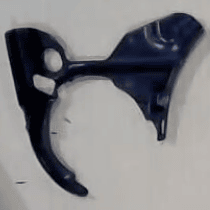
#> input picture orb_matching/images/right_factory_0.png, 210 x 210 px
$ python orb.py
#> lines starting #> are read from the running program, lines starting #| are printed output that depends on the picture; after the words box and inside, x2 and y2 are one past the last pixel; in counts of white or black regions, pixels touching at a corner belong together
### orb_matching/dilation.py
import cv2
from backgroundremover.bg import remove
import numpy as np
import os
from pathlib import Path

# Main output directory
MAIN_OUTPUT_DIR = Path("./bounding_box_images")
MAIN_OUTPUT_DIR.mkdir(parents=True, exist_ok=True)

def process_images_and_create_yolo_labels(image_paths, output_dir, class_id=0):
#> called with output_dir = 'yolo_labels', class_id = 0
    for image_path in image_paths:
        image = cv2.imread(image_path)
#> image is the input picture: shape (210, 210, 3); mean B, G, R 132.1, 129.7, 130.5
        if image is None:
            print(f"Image not found or cannot be loaded: {image_path}")
            continue

        gray_image = cv2.cvtColor(image, cv2.COLOR_BGR2GRAY)
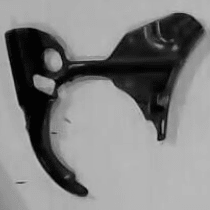
#> gray_image: shape (210, 210); min 3, max 185, mean 130.2
        _, buffer = cv2.imencode('.jpg', gray_image)
#> buffer = 11313 values, max 255 at index 0, min 0 at index 4, mean 131.6
#> (the call stopped at in process_images_and_create_yolo_labels, `image_no_bg = remove(buffer.tobytes(), model_name="u2net", alpha_matti..`: backgroundremover is not available in this run)
        image_no_bg = remove(buffer.tobytes(), model_name="u2net",
                             alpha_matting=True,
                             alpha_matting_foreground_threshold=240,
                             alpha_matting_background_threshold=10,
                             alpha_matting_erode_structure_size=10,
                             alpha_matting_base_size=1000)
        image_no_bg = np.frombuffer(image_no_bg, np.uint8)
        image_no_bg = cv2.imdecode(image_no_bg, cv2.IMREAD_UNCHANGED)

        if image_no_bg is None:
            print(f"Could not decode the image after background removal: {image_path}")
            continue

        if image_no_bg.shape[2] == 4:
            b, g, r, a = cv2.split(image_no_bg)
            white_background = np.ones(image_no_bg.shape, dtype=np.uint8) * 255
            for c in range(3):
                white_background[:, :, c] = (a / 255.0 * image_no_bg[:, :, c] +
                                             (1 - a / 255.0) * white_background[:, :, c])
            image_no_bg = white_background.astype(np.uint8)

        gray_no_bg = cv2.cvtColor(image_no_bg, cv2.COLOR_BGR2GRAY)
        _, thresh = cv2.threshold(gray_no_bg, 0, 255, cv2.THRESH_BINARY + cv2.THRESH_OTSU)
        edges = cv2.Canny(thresh, 100, 200)
        edges_dilated = cv2.dilate(edges, np.ones((3, 3), np.uint8), iterations=1)

        contours, _ = cv2.findContours(edges_dilated, cv2.RETR_EXTERNAL, cv2.CHAIN_APPROX_SIMPLE)
        if not contours:
            print(f"No object found in the image: {image_path}")
            continue

        largest_contour = max(contours, key=cv2.contourArea)
        x, y, w, h = cv2.boundingRect(largest_contour)

        # Draw the bounding box on the image for testing purposes
        labeled_image = image.copy()
        cv2.rectangle(labeled_image, (x, y), (x + w, y + h), (0, 255, 0), 2)

        # Save the labeled image to the test directory
        labeled_image_path = os.path.join(MAIN_OUTPUT_DIR, os.path.basename(image_path))
        cv2.imwrite(labeled_image_path, edges_dilated)

        # YOLO label calculations
        original_height, original_width, _ = image.shape
        x_center = (x + w / 2) / original_width
        y_center = (y + h / 2) / original_height
        norm_width = w / original_width
        norm_height = h / original_height
        yolo_format = f"{class_id} {x_center:.6f} {y_center:.6f} {norm_width:.6f} {norm_height:.6f}"

        label_file = os.path.join(output_dir, os.path.basename(image_path).replace(".jpg", ".txt"))
        with open(label_file, 'w') as f:
            f.write(yolo_format + "\n")
        print(f"YOLO label saved to: {label_file}")

### orb_matching/orb.py
import cv2
import numpy as np
from dilation import process_images_and_create_yolo_labels

def match_images(img1_path, img2_path):
    # Load images
    img1 = cv2.imread(img1_path, cv2.IMREAD_GRAYSCALE)
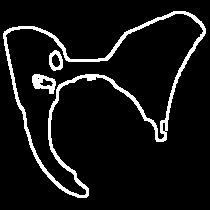
#> input picture orb_matching/bounding_box_images/right_factory_0.png, 210 x 210 px
#> img1: shape (210, 210); 7.8% white; 3 white regions, box (x1, y1, x2, y2) and area: (3, 11, 206, 198) 3012, (32, 74, 56, 94) 267, (49, 50, 63, 71) 160
    img2 = cv2.imread(img2_path, cv2.IMREAD_GRAYSCALE)
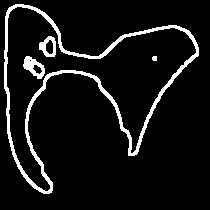
#> input picture orb_matching/bounding_box_images/right_factory_1.png, 210 x 210 px
#> img2: shape (210, 210); 7.8% white; 4 white regions, box (x1, y1, x2, y2) and area: (4, 4, 199, 194) 2954, (23, 56, 45, 79) 256, (39, 36, 56, 57) 193, (152, 56, 157, 61) 23

    if img1 is None or img2 is None:
        raise FileNotFoundError("Could not load one or both images")

    # Create ORB detector
    orb = cv2.ORB_create()
    kp1, des1 = orb.detectAndCompute(img1, None)
#> kp1 = 248 keypoints; strongest (x, y, size): (55, 55, 37.2), (55, 82, 37.2), (160, 135, 44.6), (50, 83, 37.2)
    kp2, des2 = orb.detectAndCompute(img2, None)
#> kp2 = 258 keypoints; strongest (x, y, size): (49, 41, 37.2), (50, 52, 37.2), (43, 71, 37.2), (53, 37, 37.2)

    # Match features
    bf = cv2.BFMatcher(cv2.NORM_HAMMING, crossCheck=True)
    matches = bf.match(des1, des2)
#> matches = 104 matches

    # Calculate metrics
    similarity_score = len(matches) / max(len(kp1), len(kp2))
#> similarity_score = 0.403
    average_distance = np.mean([match.distance for match in matches])
#> average_distance = 33.77

    return similarity_score, average_distance

# Process images
process_images_and_create_yolo_labels(["images/right_factory_0.png", "images/right_factory_1.png", "images/left_factory_0.png"], "yolo_labels")

# Match images
score_1_2, distance_1_2 = match_images("./bounding_box_images/right_factory_0.png", "./bounding_box_images/right_factory_1.png")
#> score_1_2 = 0.403; distance_1_2 = 33.77
score_1_3, distance_1_3 = match_images("./bounding_box_images/right_factory_0.png", "./bounding_box_images/left_factory_0.png")
#> call 2 of match_images, with img2_path = './bounding_box_images/left_factory_0.png'
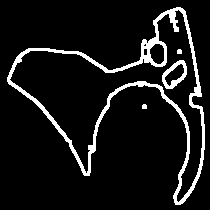
#> input picture orb_matching/bounding_box_images/left_factory_0.png, 210 x 210 px
#> in match_images (call 2), `img2 = cv2.imread(img2_path, cv2.IMREAD_GRAYSCALE)`: img2: shape (210, 210); 8.6% white; 4 white regions, box (x1, y1, x2, y2) and area: (7, 7, 205, 205) 3473, (162, 60, 187, 89) 286, (177, 49, 182, 54) 23, (142, 104, 147, 109) 23
#> in match_images (call 2), `kp2, des2 = orb.detectAndCompute(img2, None)`: kp2 = 280 keypoints; strongest (x, y, size): (167, 88, 37.2), (91, 143, 37.2), (143, 59, 37.2), (145, 57, 53.6)
#> in match_images (call 2), `matches = bf.match(des1, des2)`: matches = 70 matches
#> in match_images (call 2), `similarity_score = len(matches) / max(len(kp1), len(kp2))`: similarity_score = 0.25
#> in match_images (call 2), `average_distance = np.mean([match.distance for match in matches])`: average_distance = 38.41
#> score_1_3 = 0.25; distance_1_3 = 38.41

# Normalize and print results
print(f"ORB Similarity Score between img1 and img2: {score_1_2 * 100:.2f}%")
#| ORB Similarity Score between img1 and img2: 40.31%
print(f"Average Distance between img1 and img2: {distance_1_2:.2f}")
#| Average Distance between img1 and img2: 33.77

print(f"ORB Similarity Score between img1 and img3: {score_1_3 * 100:.2f}%")
#| ORB Similarity Score between img1 and img3: 25.00%
print(f"Average Distance between img1 and img3: {distance_1_3:.2f}")
#| Average Distance between img1 and img3: 38.41
